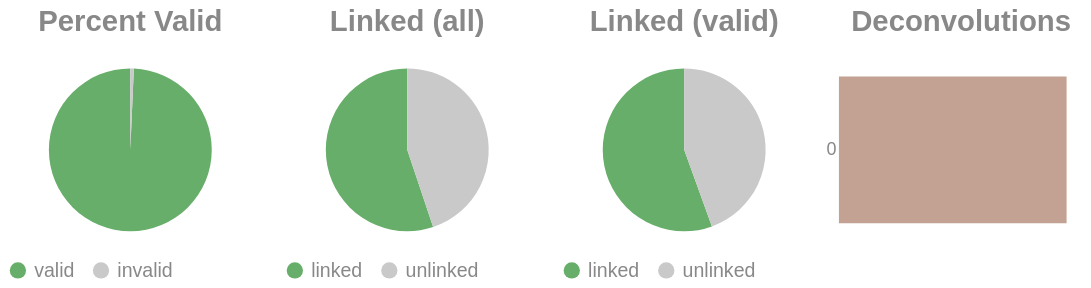

Source (notebook cell):
### Code cell
if SKIPLR:
    pass
else:
    clash = Counter()
    for i in valids['molecule'].to_list():
        _mol = i.split("-")
        if len(_mol) == 1:
            clash.update('0')
        else:
            clash.update(_mol[-1])

    _d = {"deconvolutions": [], 'count': []}
    for k,v in clash.items():
        _d['deconvolutions'].append(k)
        _d['count'].append(v)

    tot_valid = valids['reads'].sum()
    mask = valids['reads'] >= 2
    n_linked_reads = valids.filter(mask)['reads'].sum()
    if n_linked_reads == 0:
        print_html("No linked molecules (>=2 reads) were detected; skipping linked-only distributions.")
        SKIPLR = True
    else:
        perc_valid = round(tot_valid / n_reads, 4)
        linked_perc_abs = round(n_linked_reads / n_reads, 4)
        linked_perc = round(n_linked_reads / tot_valid, 4)

    _valid = pl.DataFrame({"valids": ['valid', 'invalid'], "count": [tot_valid, n_reads - tot_valid]})
    _linked_abs = pl.DataFrame({"linked (absolute)": ['linked', 'unlinked'], "count": [n_linked_reads, n_reads - n_linked_reads]})
    _linked_rel = pl.DataFrame({"linked (valids)": ['linked', 'unlinked'], "count": [n_linked_reads, tot_valid - n_linked_reads]})

    (
        alt.hconcat(
            piechart(_valid, goodval = 'valid', title = "Percent Valid"),
            piechart(_linked_abs, goodval = "linked", title =  "Linked (all)"),
            piechart(_linked_rel, goodval = "linked", title =  "Linked (valid)"),
            convolutionbar(pl.DataFrame(_d), title = "Deconvolutions"),
            center = True,
            bounds = 'flush'
        )
        .resolve_scale(color='independent')
        .resolve_legend('independent')
        .properties(usermeta={'embedOptions': {"actions": False}})
    ).display()

### Figure 1 — Vega-Lite specification as saved in the notebook (floating-point values rounded to 4 significant figures)
{"width": "container", "height": 400, "config": {"title": {"anchor": "start", "dy": -15, "fontSize": 18, "color": "#888888", "subtitleColor": "#888888", "subtitleFontSize": 14}, "arc": {"fill": "#0072B2"}, "axis": {"domainColor": "#888888", "domainWidth": 0.5, "gridWidth": 0.2, "grid": false, "titleFontWeight": 400, "titleFontSize": 15, "labelFontSize": 11, "labelColor": "#888888", "tickColor": "#888888", "tickWidth": 0.2, "titleColor": "#888888"}, "axisBand": {"grid": false}, "axisX": {"grid": true, "tickSize": 10, "domainCap": "round"}, "axisY": {"domain": false, "grid": true, "tickSize": 0, "domainCap": "round"}, "background": "transparent", "header": {"labelFontSize": 15, "labelColor": "#888888", "titleFontSize": 15, "titleFontWeight": 600, "titleColor": "#888888"}, "legend": {"labelFont": "sans-serif", "labelFontSize": 12, "labelColor": "#888888", "symbolSize": 100, "symbolType": "circle", "titleFontSize": 12, "titlePadding": 10, "titleColor": "#888888", "title": null}, "range": {"category": ["#E69F00", "#56B4E9", "#009E73", "#F0E442", "#0072B2", "#D55E00", "#CC79A7", "#000000"], "diverging": ["#cfe8f3", "#a2d4ec", "#73bfe2", "#46abdb", "#1696d2", "#12719e"]}, "area": {"fill": "#0072B2", "fillOpacity": 0.7, "line": true, "strokeOpacity": 0.7}, "line": {"color": "#0072B2", "stroke": "#0072B2", "strokeWidth": 2}, "trail": {"color": "#0072B2", "stroke": "#0072B2", "strokeWidth": 0, "size": 1}, "point": {"filled": true, "fillOpacity": 1.0, "size": 95}, "text": {"color": "#888888", "fontSize": 11, "align": "right", "fontWeight": 400, "size": 11}, "bar": {"fill": "#0072B2", "stroke": null}, "view": {"stroke": null, "continuousWidth": 660, "continuousHeight": 400}}, "hconcat": [{"data": {"name": "data-34067225c95b3c5e2bd91aa396328200"}, "mark": {"type": "arc"}, "encoding": {"color": {"field": "valids", "legend": {"orient": "bottom", "title": null}, "scale": {"domain": ["valid", "invalid"], "range": ["#68ae6b", "#C9C9C9"]}, "title": "Valids", "type": "nominal"}, "theta": {"field": "count", "type": "quantitative"}, "tooltip": [{"field": "valids", "title": "Valids", "type": "ordinal"}, {"field": "percent", "format": ".2%", "title": "Percent", "type": "quantitative"}, {"field": "count", "title": "Count", "type": "quantitative"}]}, "height": 100, "title": {"text": "Percent Valid", "align": "center", "anchor": "middle"}, "transform": [{"calculate": "datum.count / 11753035", "as": "percent"}], "width": 150}, {"data": {"name": "data-a42662e9ed9a86ee4e605a468caefb17"}, "mark": {"type": "arc"}, "encoding": {"color": {"field": "linked (absolute)", "legend": {"orient": "bottom", "title": null}, "scale": {"domain": ["linked", "unlinked"], "range": ["#68ae6b", "#C9C9C9"]}, "title": "Linked (Absolute)", "type": "nominal"}, "theta": {"field": "count", "type": "quantitative"}, "tooltip": [{"field": "linked (absolute)", "title": "Linked (Absolute)", "type": "ordinal"}, {"field": "percent", "format": ".2%", "title": "Percent", "type": "quantitative"}, {"field": "count", "title": "Count", "type": "quantitative"}]}, "height": 100, "title": {"text": "Linked (all)", "align": "center", "anchor": "middle"}, "transform": [{"calculate": "datum.count / 11753035", "as": "percent"}], "width": 150}, {"data": {"name": "data-3784456d84749de9b2f52a5b21ed103d"}, "mark": {"type": "arc"}, "encoding": {"color": {"field": "linked (valids)", "legend": {"orient": "bottom", "title": null}, "scale": {"domain": ["linked", "unlinked"], "range": ["#68ae6b", "#C9C9C9"]}, "title": "Linked (Valids)", "type": "nominal"}, "theta": {"field": "count", "type": "quantitative"}, "tooltip": [{"field": "linked (valids)", "title": "Linked (Valids)", "type": "ordinal"}, {"field": "percent", "format": ".2%", "title": "Percent", "type": "quantitative"}, {"field": "count", "title": "Count", "type": "quantitative"}]}, "height": 100, "title": {"text": "Linked (valid)", "align": "center", "anchor": "middle"}, "transform": [{"calculate": "datum.count / 11671805", "as": "percent"}], "width": 150}, {"data": {"name": "data-205b0117c7a065263a55206f9dfc41ed"}, "mark": {"type": "bar"}, "encoding": {"color": {"field": "deconvolutions", "legend": null, "scale": {"scheme": "lightgreyred"}, "type": "nominal"}, "tooltip": [{"field": "deconvolutions", "title": "Deconvolutions", "type": "ordinal"}, {"field": "percent", "format": ".2%", "title": "Percent", "type": "quantitative"}, {"field": "count", "title": "Count", "type": "quantitative"}], "x": {"axis": null, "field": "count", "type": "quantitative"}, "y": {"field": "deconvolutions", "sort": "ascending", "title": null, "type": "nominal"}}, "height": 100, "title": {"text": "Deconvolutions", "align": "center", "anchor": "middle"}, "transform": [{"calculate": "datum.count / 7453458", "as": "percent"}], "width": 150}], "bounds": "flush", "center": true, "resolve": {"legend": {"angle": "independent"}, "scale": {"color": "independent"}}, "usermeta": {"embedOptions": {"actions": false}}, "$schema": "https://vega.github.io/schema/vega-lite/v6.1.0.json", "datasets": {"data-34067225c95b3c5e2bd91aa396328200": [{"valids": "valid", "count": 11671805}, {"valids": "invalid", "count": 81230}], "data-a42662e9ed9a86ee4e605a468caefb17": [{"linked (absolute)": "linked", "count": 6481769}, {"linked (absolute)": "unlinked", "count": 5271266}], "data-3784456d84749de9b2f52a5b21ed103d": [{"linked (valids)": "linked", "count": 6481769}, {"linked (valids)": "unlinked", "count": 5190036}], "data-205b0117c7a065263a55206f9dfc41ed": [{"deconvolutions": "0", "count": 7453458}]}}
